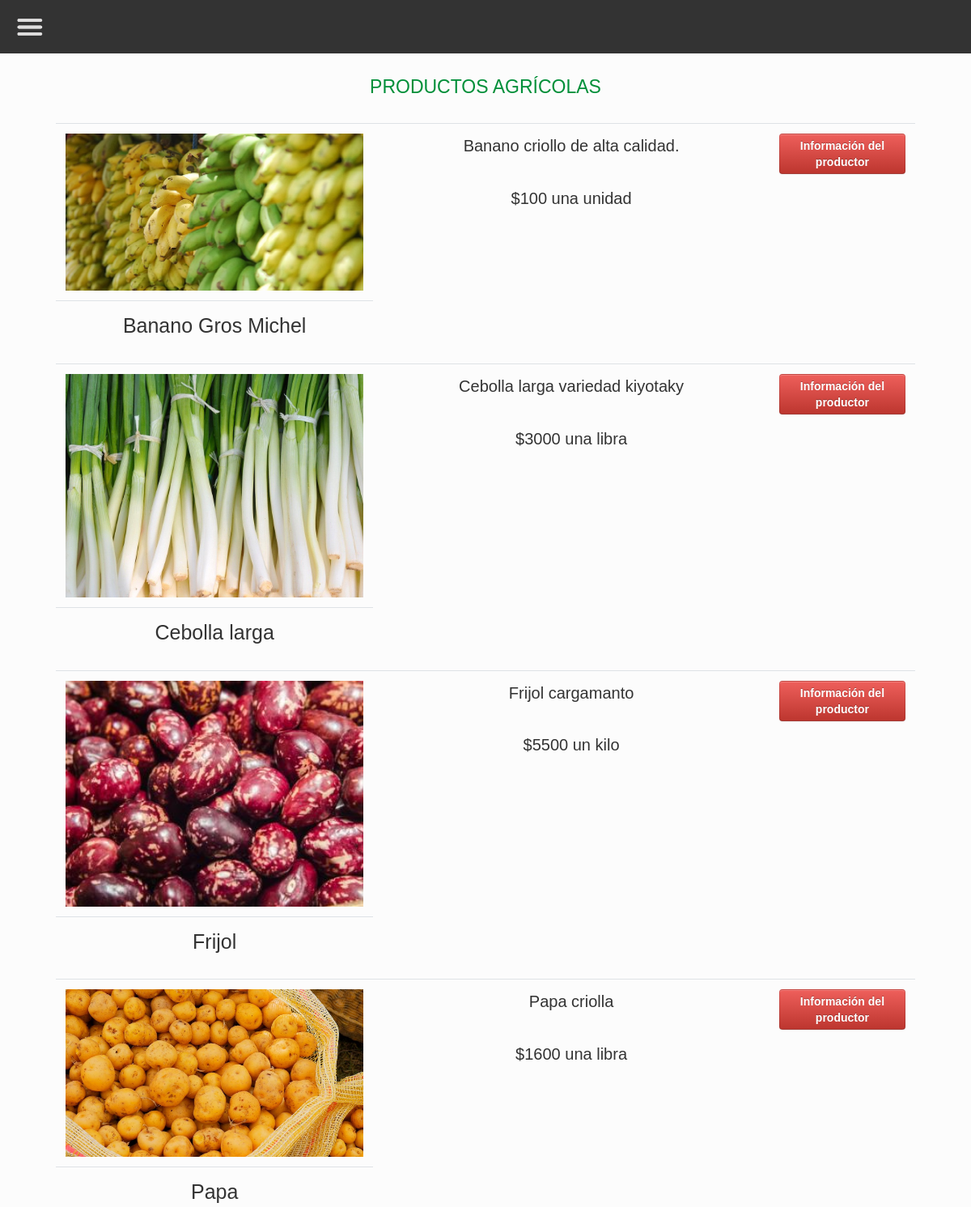
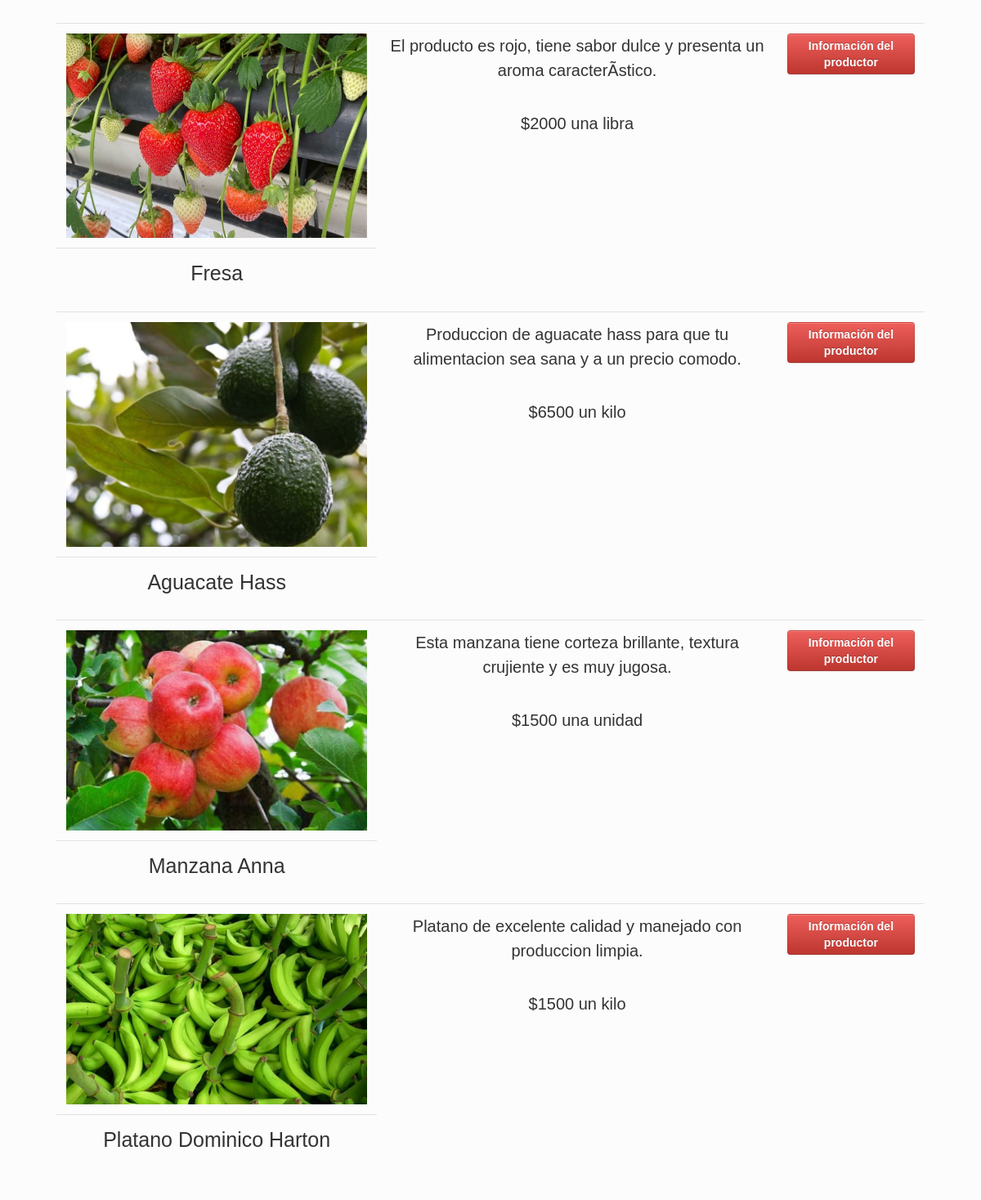
The page /usuario_productos.php (signed in) on the database its author committed (2 pictures, top to bottom).
### tables this page shows
CREATE TABLE `productos` (
  `id_producto` bigint(20) NOT NULL,
  `nombre` varchar(50) NOT NULL,
  `precio` int(30) NOT NULL,
  `unidad` varchar(20) NOT NULL,
  `descripcion` varchar(300) NOT NULL,
  `foto` varchar(100) NOT NULL,
  `id_productor` bigint(11) NOT NULL,
  `visible` char(1) NOT NULL
);

### usuario_productos.php (the view, shortened to what this page needs)
<?php
include("datos_conexion2.php");
include('header.php');
include('menu_usuario.php');
?>
<main class = "container p-4">
  <h1 align = "center">Productos agrícolas</h1>
  <br>
  <div class = "col-md-12">
    <table class = "table">
      <tbody>
        <?php
          $query = "SELECT * FROM productos ORDER BY id_producto DESC";
          $result_tasks = mysqli_query($conn,$query);
          while($row = mysqli_fetch_assoc($result_tasks)) {
            if($row['visible'] == 'T'){ ?>
              <tr>
                <td><img width = 600px src = "<?php echo $row['foto'];?>"></td>
                <td><p style = "font-size: 20px"><?php echo $row['descripcion'];?></p><br>
                <p style = "font-size: 20px">$<?php echo $row['precio'];?> <?php echo $row['unidad']; ?></p></td>
                <td><a href = "info_productor.php?id_producto=<?php echo $row['id_producto']?>" target = "_blank" class = "btn btn-danger">
                    Información del productor</a></td>
              </tr>
              <tr>
                <td><p align = "center" style = "font-size: 25px"><?php echo $row['nombre'];?></p></td>
              </tr>
            <?php }
          }?>
        </tbody>
      </table>
    </div>
</main>

### header.php (shortened to what this page needs)
<!DOCTYPE html>
<html lang = "es">
  <head>
    <link rel = "stylesheet" href = "https://bootswatch.com/4/yeti/bootstrap.min.css">
    <link rel = "stylesheet" href = "https://use.fontawesome.com/releases/v5.6.3/css/all.css">
    <link rel = "stylesheet" type = "text/css" href = "css/style.css">
    <link rel = "stylesheet" type = "text/css" href = "css/style3.css">
    <link rel = "stylesheet" type = "text/css" href = "css/example.css">
    <link rel = "stylesheet" type = "text/css" href = "css/example2.css">
  </head>
</html>

### menu_usuario.php (shortened to what this page needs)
<header id = "header">
    <img src = "img/Menu.png" id = "button-menu" class="fa fa-bars">
</header>

### css/style.css (style rules this page uses)
h1 { color:#008f39; font-family: 'Gill Sans', 'Gill Sans MT', Calibri, 'Trebuchet MS', sans-serif; font-size: 50px; }
p { color: black; text-align: center; font-family: 'Gill Sans', 'Gill Sans MT', Calibri, 'Trebuchet MS', sans-serif; font-size: 16px; }
a { font-family: 'Gill Sans', 'Gill Sans MT', Calibri, 'Trebuchet MS', sans-serif; font-size: 20px; }

### css/style3.css (style rules this page uses)
* { margin: 0; padding: 0; box-sizing: border-box; }
header { position: fixed; width: 100%; top: 0; left: 0; padding: 20px; background: black; opacity: 0.8; z-index:20; }
header #button-menu { cursor: pointer; width: 35px; height: 25px; }

### css/example.css (style rules this page uses)
article, aside, details, figcaption, figure, footer, header, hgroup, nav, section { display: block; }
html { font-size: 100%; -webkit-text-size-adjust: 100%; -ms-text-size-adjust: 100%; }
img { max-width: 100%; width: auto\9; height: auto; vertical-align: middle; border: 0; -ms-interpolation-mode: bicubic; }
.container, .navbar-static-top .container, .navbar-fixed-top .container, .navbar-fixed-bottom .container { width: 940px; }
.container { margin-right: auto; margin-left: auto; *zoom: 1; }
.container:before, .container:after { display: table; content: ""; line-height: 0; }
.container:after { clear: both; }
.btn { display: inline-block; *display: inline; *zoom: 1; padding: 4px 12px; margin-bottom: 0; font-size: 14px; line-height: 20px; text-align: center; vertical-align: middle; cursor: pointer; color: #333333; text-shadow: 0 1px 1px rgba(255, 255, 255, 0.75); background-color: #f5f5f5; background-image: -moz-linear-gradient(top, #ffffff, #e6e6e6); background-image: -webkit-gradient(linear, 0 0, 0 100%, from(#ffffff), to(#e6e6e6)); background-image: -webkit-linear-gradient(top, #ffffff, #e6e6e6); background-image: -o-linear-gradient(top, #ffffff, #e6e6e6); background-image: linear-gradient(to bottom, #ffffff, #e6e6e6); background-repeat: repeat-x; filter: progid:DXImageTransform.Microsoft.gradient(startColorstr='#ffffffff', endColorstr='#ffe6e6e6', GradientType=0); border-color: #e6e6e6 #e6e6e6 #bfbfbf; border-color: rgba(0, 0, 0, 0.1) rgba(0, 0, 0, 0.1) rgba(0, 0, 0, 0.25); *background-color: #e6e6e6; filter: progid:DXImageTransform.Microsoft.gradient(enabled = false); border: 1px solid #bbbbbb; *border: 0; border-bottom-color: #a2a2a2; -webkit-border-radius: 4px; -moz-border-radius: 4px; border-radius: 4px; *margin-left: .3em; -webkit-box-shadow: inset 0 1px 0 rgba(255,255,255,.2), 0 1px 2px rgba(0,0,0,.05); -moz-box-shadow: inset 0 1px 0 rgba(255,255,255,.2), 0 1px 2px rgba(0,0,0,.05); box-shadow: inset 0 1px 0 rgba(255,255,255,.2), 0 1px 2px rgba(0,0,0,.05); }
.btn:first-child { *margin-left: 0; }
.btn { border-color: #c5c5c5; border-color: rgba(0, 0, 0, 0.15) rgba(0, 0, 0, 0.15) rgba(0, 0, 0, 0.25); }
.btn-danger { color: #ffffff; text-shadow: 0 -1px 0 rgba(0, 0, 0, 0.25); background-color: #da4f49; background-image: -moz-linear-gradient(top, #ee5f5b, #bd362f); background-image: -webkit-gradient(linear, 0 0, 0 100%, from(#ee5f5b), to(#bd362f)); background-image: -webkit-linear-gradient(top, #ee5f5b, #bd362f); background-image: -o-linear-gradient(top, #ee5f5b, #bd362f); background-image: linear-gradient(to bottom, #ee5f5b, #bd362f); background-repeat: repeat-x; filter: progid:DXImageTransform.Microsoft.gradient(startColorstr='#ffee5f5b', endColorstr='#ffbd362f', GradientType=0); border-color: #bd362f #bd362f #802420; border-color: rgba(0, 0, 0, 0.1) rgba(0, 0, 0, 0.1) rgba(0, 0, 0, 0.25); *background-color: #bd362f; filter: progid:DXImageTransform.Microsoft.gradient(enabled = false); }
h1 { font-size: 23px; text-transform: uppercase; }
p { font-weight: 400; color: #333; margin:0 0 15px; }
a:link, a:visited { color: #d22929; text-decoration: none; font-weight: 600; }
a.btn { color:#fff; margin-bottom: 10px; }

### css/example2.css (style rules this page uses)
.container { margin: 0 auto }
@media (min-width: 1200px) { .container { width: 1170px } }

### rows shown on the page
productos: foto (picture), descripcion "Banano criollo de alta calidad.", precio "100", unidad "una unidad", nombre "Banano Gros Michel"
productos: foto (picture), descripcion "Cebolla larga variedad kiyotaky", precio "3000", unidad "una libra", nombre "Cebolla larga"
productos: foto (picture), descripcion "Frijol cargamanto", precio "5500", unidad "un kilo", nombre "Frijol"
productos: foto (picture), descripcion "Papa criolla", precio "1600", unidad "una libra", nombre "Papa"
productos: foto (picture), descripcion "El producto es rojo, tiene sabor dulce y presenta un aroma caracterÃ­stico.", precio "2000", unidad "una libra", nombre "Fresa"
productos: foto (picture), descripcion "Produccion de aguacate hass para que tu alimentacion sea sana y a un precio comodo.", precio "6500", unidad "un kilo", nombre "Aguacate Hass"
productos: foto (picture), descripcion "Esta manzana tiene corteza brillante, textura crujiente y es muy jugosa.", precio "1500", unidad "una unidad", nombre "Manzana Anna"
productos: foto (picture), descripcion "Platano de excelente calidad y manejado con produccion limpia.", precio "1500", unidad "un kilo", nombre "Platano Dominico Harton"
